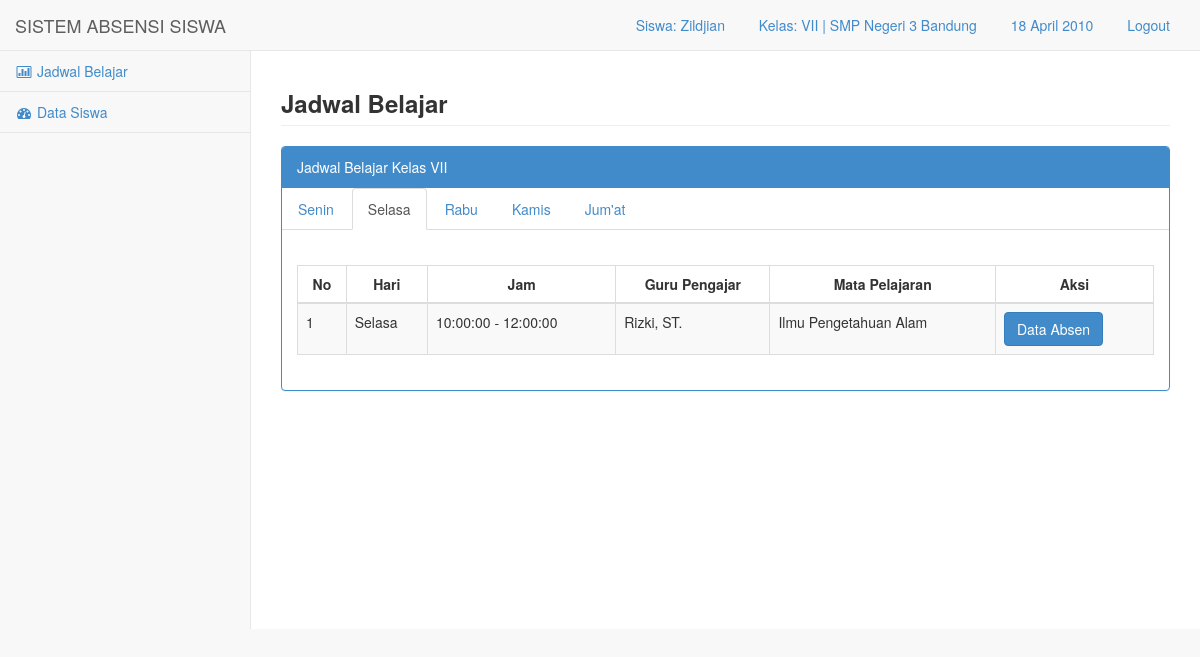
The page /media.php?module=siswa_selasa (signed in) on the database its author committed.
### tables this page shows
CREATE TABLE `kelas` (
  `idk` int(10) NOT NULL,
  `id` int(10) NOT NULL,
  `nama` varchar(50) NOT NULL
);

CREATE TABLE `sekolah` (
  `id` int(10) NOT NULL,
  `kode` varchar(50) NOT NULL,
  `nama` varchar(100) NOT NULL,
  `alamat` text NOT NULL
);

CREATE TABLE `jadwal` (
  `idj` int(11) NOT NULL,
  `idh` int(11) NOT NULL,
  `idg` int(11) NOT NULL,
  `idk` int(11) NOT NULL,
  `idm` int(11) NOT NULL,
  `jam_mulai` time NOT NULL,
  `jam_selesai` time NOT NULL,
  `aktif` int(11) NOT NULL
);

CREATE TABLE `hari` (
  `idh` int(11) NOT NULL,
  `hari` varchar(15) NOT NULL
);

CREATE TABLE `guru` (
  `idg` int(10) NOT NULL,
  `nip` varchar(50) NOT NULL,
  `nama` varchar(100) NOT NULL,
  `jk` varchar(3) NOT NULL,
  `alamat` text NOT NULL,
  `pass` text NOT NULL
);

CREATE TABLE `mata_pelajaran` (
  `idm` int(11) NOT NULL,
  `nama_mp` varchar(100) NOT NULL
);

### config/fungsi.php (called while the page is built, shortened)
<?php
function tgl_ina($parameter){
$thn=substr($parameter,0,4);
$b=substr($parameter,5,2);
$tgl=substr($parameter,-2);
if($b==1) {$bln="Januari";}
else if($b==2) {$bln="Februari";}
else if($b==3) {$bln="Maret";}
else if($b==4) {$bln="April";}
$tanggal=$tgl . " ".$bln ." ".$thn;
return $tanggal;
}
?>

### module/jadwal_siswa/siswa_selasa.php (the view)
            <div class="row">
                <div class="col-lg-12">
					<h3 class="page-header"><strong>Jadwal Belajar</strong></h3>
                </div>
            </div>
            <?php
            	$sql=mysql_query("select * from kelas where idk='$klss'");
            	$rs=mysql_fetch_array($sql);
             ?>
            <div class="row">
                <div class="col-lg-12">
                    <div class="panel panel-primary">
                      <div class="panel-heading">
                          Jadwal Belajar Kelas <?php echo "$rs[nama]" ; ?>
                      </div>
                      <ul class="nav nav-tabs">
                    	  <li role="presentation"><a href="media.php?module=siswa_senin">Senin</a></li>
                    	  <li role="presentation" class="active"><a href="media.php?module=siswa_selasa">Selasa</a></li>
                    	  <li role="presentation"><a href="media.php?module=siswa_rabu">Rabu</a></li>
                        <li role="presentation"><a href="media.php?module=siswa_kamis">Kamis</a></li>
                        <li role="presentation"><a href="media.php?module=siswa_jumat">Jum'at</a></li>
                    	</ul>
                      <br>
                        <div class="panel-body">
                            <div class="table-responsive">
                                <table class="table table-striped table-bordered table-hover">
                                    <thead>
                                        <tr>
                                            <th class="text-center">No</th>
                                            <th class="text-center">Hari</th>
                                            <th class="text-center">Jam</th>
                                            <th class="text-center">Guru Pengajar</th>
                                            <th class="text-center">Mata Pelajaran</th>
                                            <th class="text-center">Aksi</th>
                                        </tr>
                                    </thead>
                                    <tbody>
<?php
$no=1;
	$sql=mysql_query("select jadwal.idj , hari.hari , guru.nama AS nama_guru, mata_pelajaran.nama_mp
  , jadwal.jam_selesai, jadwal.jam_mulai from jadwal,hari,guru,mata_pelajaran WHERE jadwal.idh=hari.idh AND jadwal.idg=guru.idg AND jadwal.idm=mata_pelajaran.idm
  AND jadwal.idh=2 AND jadwal.idk='$rs[idk]'
  ORDER BY jadwal.jam_mulai");
	while($rs=mysql_fetch_array($sql)){
?>                                        <tr class="odd gradeX">
                                            <td><?php echo"$no";  ?></td>
                                            <td ><?php echo"$rs[hari]";  ?></td>
                                            <td ><?php echo"$rs[jam_mulai] - $rs[jam_selesai]";  ?></td>
                                            <td ><?php echo"$rs[nama_guru]";  ?></td>
                                            <td ><?php echo"$rs[nama_mp]";  ?></td>
                                            <td><a href="./././media.php?module=rekap_s&idj=<?php echo $rs['idj'] ?>"><button type="button" class="btn btn-primary">Data Absen</button></a></td>
                                        </tr>
<?php
$no++;}
?>
                                    </tbody>
                                </table>
                            </div>
                        </div>
                    </div>
                </div>
            </div>

### media.php (shortened to what this page needs)
<?php
if(!empty($_SESSION['nama'])){
$usre=$_SESSION['nama'];
$level=$_SESSION['level'];
$klss=$_SESSION['idk'];
$idd=$_SESSION['id'];
include "config/fungsi.php";
?>
<!DOCTYPE html>
<html>
<head>
    <link href="css/bootstrap.min.css" rel="stylesheet">
    <link href="font-awesome/css/font-awesome.css" rel="stylesheet">
    <link href="css/plugins/dataTables/dataTables.bootstrap.css" rel="stylesheet">
    <link href="css/sb-admin.css" rel="stylesheet">
</head>
<body>
    <div id="wrapper">
        <nav class="navbar navbar-default navbar-fixed-top" role="navigation" style="margin-bottom: 0">
            <div class="navbar-header">
                <a class="navbar-brand" href="media.php?module=home">SISTEM ABSENSI SISWA</a>
            </div>
            <ul class="nav navbar-top-links navbar-right">
                <li class="dropdown">
                    <a class="dropdown-toggle" data-toggle="dropdown" href="#">
<?php
if($level=="admin") {
echo "[[$usre]]";
}
elseif($level=="guru") {
echo "Guru: $usre";
}
else {
echo "Siswa: $usre";
}
?>
                   </a>
                </li>
       <li class="dropdown">
                    <a class="dropdown-toggle" data-toggle="dropdown" href="#">
<?php
if($level=="admin" OR $level=="guru"){
	$sqla=mysql_query("select * from sekolah where id='$idd'");
	$rsa=mysql_fetch_array($sqla);
echo "$rsa[nama]" ;
}else{
	$sql=mysql_query("select * from kelas where idk='$klss'");
	$rs=mysql_fetch_array($sql);
  $sqla=mysql_query("select * from sekolah where id='$idd'");
  $rsa=mysql_fetch_array($sqla);
echo "Kelas: $rs[nama] | $rsa[nama]";
}
?>
                   </a>
                </li>
                <li class="dropdown">
                    <a class="dropdown-toggle" data-toggle="dropdown" href="#">
<?php
$tgl_lengkap= tgl_ina(date("Y-m-d"));
if ($level=="guru") {
$hhari= hari_ina(date("l"));
echo "<b>$hhari, $tgl_lengkap</b>"; echo " | <label class='labelol' id='clock'></label>";
}
else {
  echo "$tgl_lengkap";
}
 ?>
                   </a>
                </li>
                <li class="dropdown">
                    <a class="dropdown-toggle" data-toggle="" href="logout.php">
<?php echo "Logout"; ?>
                   </a>
                </li>
            </ul>
            <div class="navbar-default navbar-static-side" role="navigation">
                <div class="sidebar-collapse">
                    <ul class="nav" id="side-menu">
<?php if($level=='user'){ ?>
                        <li>
                            <a href="media.php?module=siswa_senin"><i class="fa fa-bar-chart-o fa-fw"></i> Jadwal Belajar</a>
                        </li>
<?php } ?>
<?php if($level=='user'){ ?>
                        <li>
                            <a href="media.php?module=siswa_det"><i class="fa fa-dashboard fa-fw"></i> Data Siswa</a>
                        </li>
<?php } ?>
                    </ul>
                </div>
            </div>
        </nav>
        <div id="page-wrapper">
<?php include "content.php";  ?>
        </div>
    </div>
</body>
</html>
<?php }
else {
  echo "<center><h2>Anda Harus Login Terlebih Dahulu</h2>
    <a href=index.php><b>Klik ini untuk Login</b></a></center>";
}
?>

### css/sb-admin.css (style rules this page uses)
body { padding-top: 100px; background-color: #f8f8f8; }
@media (min-width:768px) { body { padding-top: 50px; } }
#wrapper { width: 100%; height:100%; }
#page-wrapper { padding: 0 15px; min-height: 579px; height:100%; background-color: #fff; }
@media (min-width:768px) { #page-wrapper { position: inherit; margin: 0 0 0 250px; padding: 0 30px; height:100%; border-left: 1px solid #e7e7e7; } }
.navbar-top-links li { display: inline-block; }
.navbar-top-links li:last-child { margin-right: 15px; }
.navbar-top-links li a { padding: 15px; min-height: 50px; }
.navbar-static-side ul li { border-bottom: 1px solid #e7e7e7; }
@media (min-width:768px) { .navbar-static-side { z-index: 1; position: absolute; width: 250px; margin-top: 51px; } }

### rows shown on the page
kelas: nama "VII"
sekolah: nama "SMP Negeri 3 Bandung"
jadwal: hari.hari "Selasa", jam_mulai "10:00:00", jam_selesai "12:00:00", guru.nama "Rizki, ST.", mata_pelajaran.nama_mp "Ilmu Pengetahuan Alam"

### other values the page prints
$usre "Zildjian"
$tgl_lengkap "18 April 2010"
